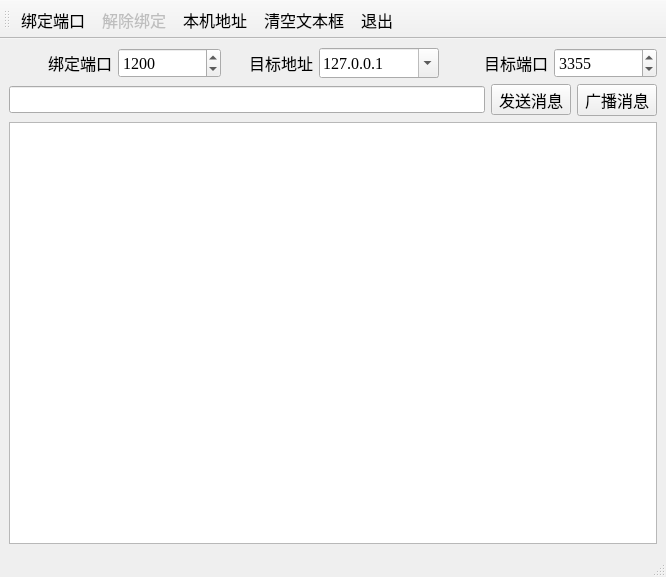
<?xml version="1.0" encoding="UTF-8"?>
<ui version="4.0">
 <class>UdpUnitBroadCast</class>
 <widget class="QMainWindow" name="UdpUnitBroadCast">
  <property name="geometry">
   <rect>
    <x>0</x>
    <y>0</y>
    <width>666</width>
    <height>577</height>
   </rect>
  </property>
  <property name="font">
   <font>
    <family>Times New Roman</family>
    <pointsize>12</pointsize>
   </font>
  </property>
  <property name="windowTitle">
   <string>UdpUnitBroadCast</string>
  </property>
  <widget class="QWidget" name="centralwidget">
   <layout class="QGridLayout" name="gridLayout">
    <item row="0" column="0">
     <layout class="QVBoxLayout" name="verticalLayout">
      <item>
       <layout class="QHBoxLayout" name="horizontalLayout_4">
        <item>
         <layout class="QHBoxLayout" name="horizontalLayout">
          <item>
           <widget class="QLabel" name="label">
            <property name="minimumSize">
             <size>
              <width>80</width>
              <height>30</height>
             </size>
            </property>
            <property name="text">
             <string>绑定端口</string>
            </property>
            <property name="alignment">
             <set>Qt::AlignRight|Qt::AlignTrailing|Qt::AlignVCenter</set>
            </property>
           </widget>
          </item>
          <item>
           <widget class="QSpinBox" name="spinBindPort">
            <property name="minimumSize">
             <size>
              <width>100</width>
              <height>30</height>
             </size>
            </property>
            <property name="minimum">
             <number>1</number>
            </property>
            <property name="maximum">
             <number>65535</number>
            </property>
            <property name="value">
             <number>1200</number>
            </property>
           </widget>
          </item>
         </layout>
        </item>
        <item>
         <layout class="QHBoxLayout" name="horizontalLayout_2">
          <item>
           <widget class="QLabel" name="label_3">
            <property name="minimumSize">
             <size>
              <width>80</width>
              <height>30</height>
             </size>
            </property>
            <property name="text">
             <string>目标地址</string>
            </property>
            <property name="alignment">
             <set>Qt::AlignRight|Qt::AlignTrailing|Qt::AlignVCenter</set>
            </property>
           </widget>
          </item>
          <item>
           <widget class="QComboBox" name="comboTargetIP">
            <property name="minimumSize">
             <size>
              <width>120</width>
              <height>30</height>
             </size>
            </property>
            <property name="editable">
             <bool>true</bool>
            </property>
            <property name="duplicatesEnabled">
             <bool>false</bool>
            </property>
            <item>
             <property name="text">
              <string>127.0.0.1</string>
             </property>
            </item>
           </widget>
          </item>
         </layout>
        </item>
        <item>
         <layout class="QHBoxLayout" name="horizontalLayout_3">
          <item>
           <widget class="QLabel" name="label_4">
            <property name="minimumSize">
             <size>
              <width>80</width>
              <height>30</height>
             </size>
            </property>
            <property name="text">
             <string>目标端口</string>
            </property>
            <property name="alignment">
             <set>Qt::AlignRight|Qt::AlignTrailing|Qt::AlignVCenter</set>
            </property>
           </widget>
          </item>
          <item>
           <widget class="QSpinBox" name="spinTargetPort">
            <property name="minimumSize">
             <size>
              <width>100</width>
              <height>30</height>
             </size>
            </property>
            <property name="minimum">
             <number>1</number>
            </property>
            <property name="maximum">
             <number>65535</number>
            </property>
            <property name="value">
             <number>3355</number>
            </property>
           </widget>
          </item>
         </layout>
        </item>
       </layout>
      </item>
      <item>
       <layout class="QHBoxLayout" name="horizontalLayout_5">
        <item>
         <widget class="QLineEdit" name="editMsg"/>
        </item>
        <item>
         <widget class="QToolButton" name="btnSend">
          <property name="minimumSize">
           <size>
            <width>80</width>
            <height>30</height>
           </size>
          </property>
          <property name="text">
           <string>发送消息</string>
          </property>
         </widget>
        </item>
        <item>
         <widget class="QPushButton" name="btnBroadcast">
          <property name="minimumSize">
           <size>
            <width>80</width>
            <height>30</height>
           </size>
          </property>
          <property name="text">
           <string>广播消息</string>
          </property>
         </widget>
        </item>
       </layout>
      </item>
     </layout>
    </item>
    <item row="1" column="0">
     <widget class="QPlainTextEdit" name="plainTextEdit"/>
    </item>
   </layout>
  </widget>
  <widget class="QStatusBar" name="statusbar"/>
  <widget class="QToolBar" name="toolBar">
   <property name="windowTitle">
    <string>toolBar</string>
   </property>
   <property name="toolButtonStyle">
    <enum>Qt::ToolButtonTextBesideIcon</enum>
   </property>
   <attribute name="toolBarArea">
    <enum>TopToolBarArea</enum>
   </attribute>
   <attribute name="toolBarBreak">
    <bool>false</bool>
   </attribute>
   <addaction name="actStart"/>
   <addaction name="actStop"/>
   <addaction name="actHostInfo"/>
   <addaction name="actClear"/>
   <addaction name="actQuit"/>
  </widget>
  <action name="actStart">
   <property name="icon">
    <iconset resource="images.qrc">
     <normaloff>:/images/620.bmp</normaloff>:/images/620.bmp</iconset>
   </property>
   <property name="text">
    <string>绑定端口</string>
   </property>
   <property name="toolTip">
    <string>绑定UDP监听端口</string>
   </property>
  </action>
  <action name="actStop">
   <property name="enabled">
    <bool>false</bool>
   </property>
   <property name="icon">
    <iconset resource="images.qrc">
     <normaloff>:/images/624.bmp</normaloff>:/images/624.bmp</iconset>
   </property>
   <property name="text">
    <string>解除绑定</string>
   </property>
   <property name="toolTip">
    <string>解除绑定</string>
   </property>
  </action>
  <action name="actQuit">
   <property name="icon">
    <iconset resource="images.qrc">
     <normaloff>:/images/132.bmp</normaloff>:/images/132.bmp</iconset>
   </property>
   <property name="text">
    <string>退出</string>
   </property>
   <property name="toolTip">
    <string>退出本程序</string>
   </property>
  </action>
  <action name="actClear">
   <property name="icon">
    <iconset resource="images.qrc">
     <normaloff>:/images/212.bmp</normaloff>:/images/212.bmp</iconset>
   </property>
   <property name="text">
    <string>清空文本框</string>
   </property>
   <property name="toolTip">
    <string>清空文本框</string>
   </property>
  </action>
  <action name="actHostInfo">
   <property name="icon">
    <iconset resource="images.qrc">
     <normaloff>:/images/110.JPG</normaloff>:/images/110.JPG</iconset>
   </property>
   <property name="text">
    <string>本机地址</string>
   </property>
   <property name="toolTip">
    <string>获取本机地址</string>
   </property>
  </action>
 </widget>
 <resources>
  <include location="images.qrc"/>
 </resources>
 <connections>
  <connection>
   <sender>actQuit</sender>
   <signal>triggered()</signal>
   <receiver>UdpUnitBroadCast</receiver>
   <slot>close()</slot>
   <hints>
    <hint type="sourcelabel">
     <x>399</x>
     <y>299</y>
    </hint>
    <hint type="destinationlabel">
     <x>399</x>
     <y>299</y>
    </hint>
   </hints>
  </connection>
 </connections>
</ui>
